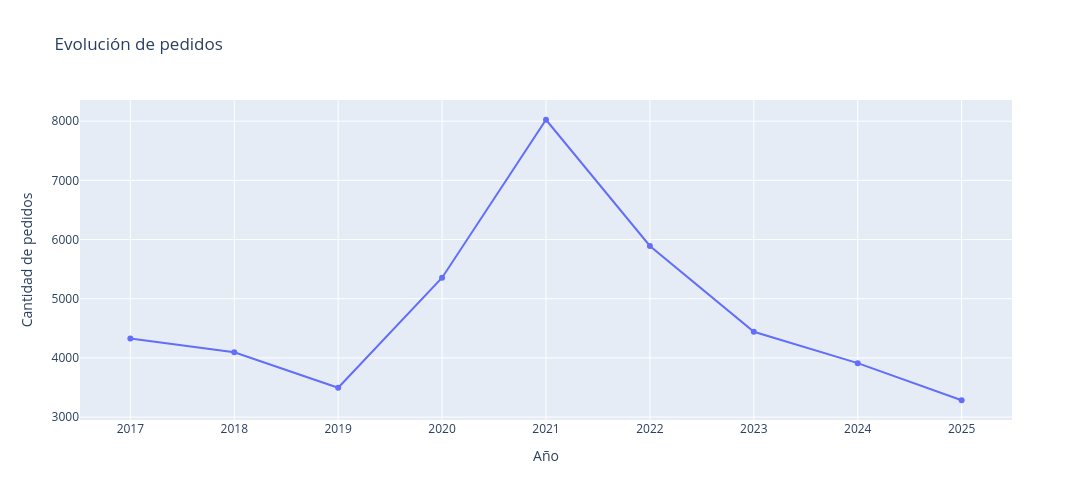

Notebook cell for this chart:
### Markdown cell above
<div style="
    background: linear-gradient(#0c4555);
    padding: 18px 22px;
    border-radius: 10px;
    font-size: 16px;
    font-weight: 500;
    color: #ffffff;
    line-height: 1.6;
    font-family: -apple-system, BlinkMacSystemFont, 'Segoe UI', Roboto, sans-serif;
    border-left: 4px solid #44b5f7;
">
¿Cómo evolucionó la cantidad de pedidos a lo largo del tiempo?
</div>

### Code cell
fig = px.line(
    df_inflacion,
    x="year",
    y="orders",
    title="Evolución de pedidos",
    markers=True,
    labels={
        "year": "Año",
        "orders": "Cantidad de pedidos"
    },
    width=1500,   
    height=500
)

fig.show()

### Figure 1 — Plotly figure (JSON) as saved in the notebook; plotly's stock layout.template omitted (floating-point values rounded to 4 significant figures)
{"data": [{"hovertemplate": "Año=%{x}<br>Cantidad de pedidos=%{y}<extra></extra>", "legendgroup": "", "line": {"color": "#636efa", "dash": "solid"}, "marker": {"symbol": "circle"}, "mode": "lines+markers", "name": "", "orientation": "v", "showlegend": false, "type": "scatter", "x": [2017, 2018, 2019, 2020, 2021, 2022, 2023, 2024, 2025], "xaxis": "x", "y": [4329, 4096, 3495, 5355, 8025, 5891, 4442, 3911, 3284], "yaxis": "y"}], "layout": {"height": 500, "legend": {"tracegroupgap": 0}, "title": {"text": "Evolución de pedidos"}, "width": 1500, "xaxis": {"anchor": "y", "domain": [0, 1], "title": {"text": "Año"}}, "yaxis": {"anchor": "x", "domain": [0, 1], "title": {"text": "Cantidad de pedidos"}}}}
